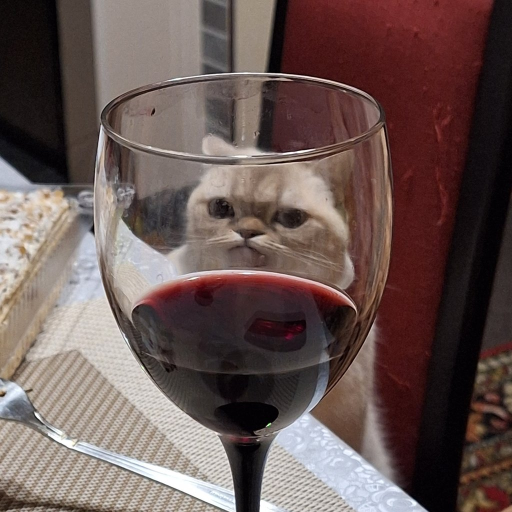
%> input picture lab4/cat.jpg, 1024 x 1024 px (shown at 1/2 size)
$ octave task4.3.m   (GNU Octave 9; MATLAB toolbox functions it lacks are replaced by stand-ins)
%> lines starting %> are read from the running program, lines starting %| are printed output that depends on the picture
c=imread('cat.jpg');
%> c is the input picture: size 1024x1024x3 uint8; mean R, G, B 104.8, 86.4, 83.3
cc=c(1:end,1:end,:);
IG=rgb2gray(cc);
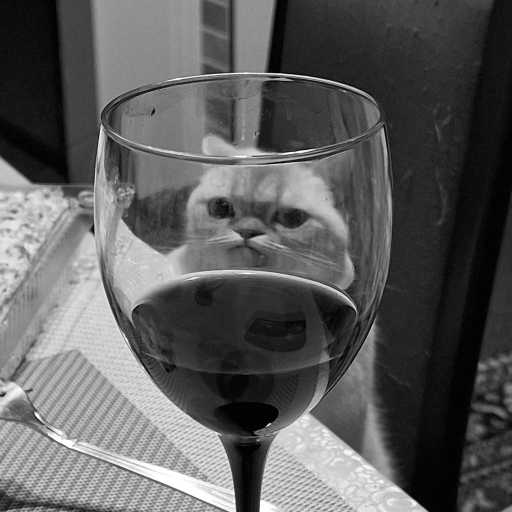
%> IG: size 1024x1024 uint8 (shown at 1/2 size); min 0, max 255, mean 91.6
c_sp=imnoise(IG,'salt & pepper');
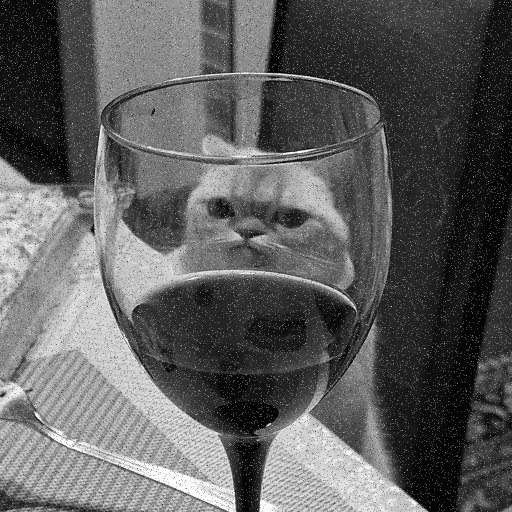
%> c_sp: size 1024x1024 uint8 (shown at 1/2 size); min 0, max 255, mean 93.4
cf=fftshift(fft2(c_sp));
b=zeros(1024,1024);
b(512-256:512+256,512-256:512+256)=1
cf1=cf.*b;
figure;
imshow(cf1/255);
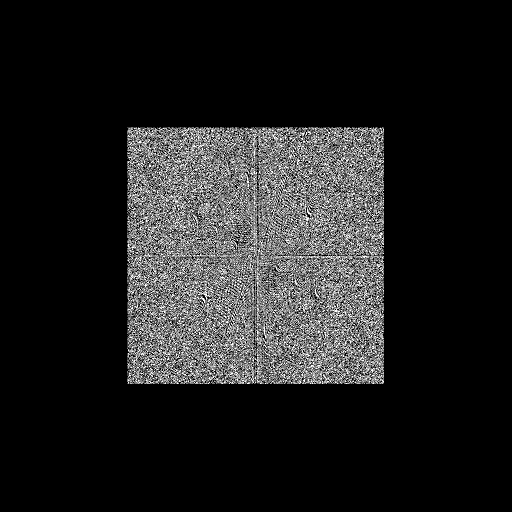
%> displayed picture: size 1024x1024, on the screen's scale of 0 to 255 (shown at 1/2 size); min 0, max 255, mean 31.8
